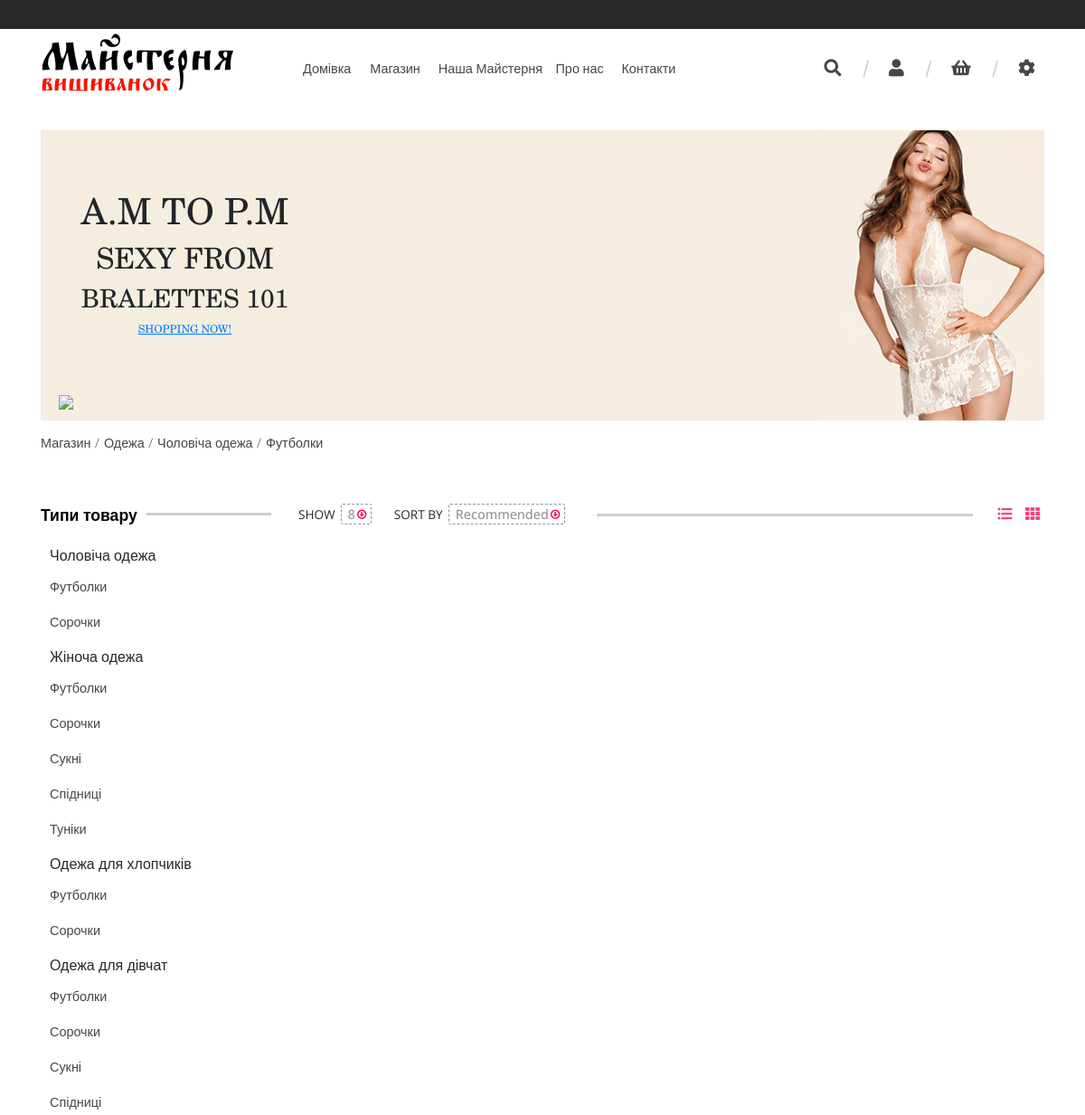
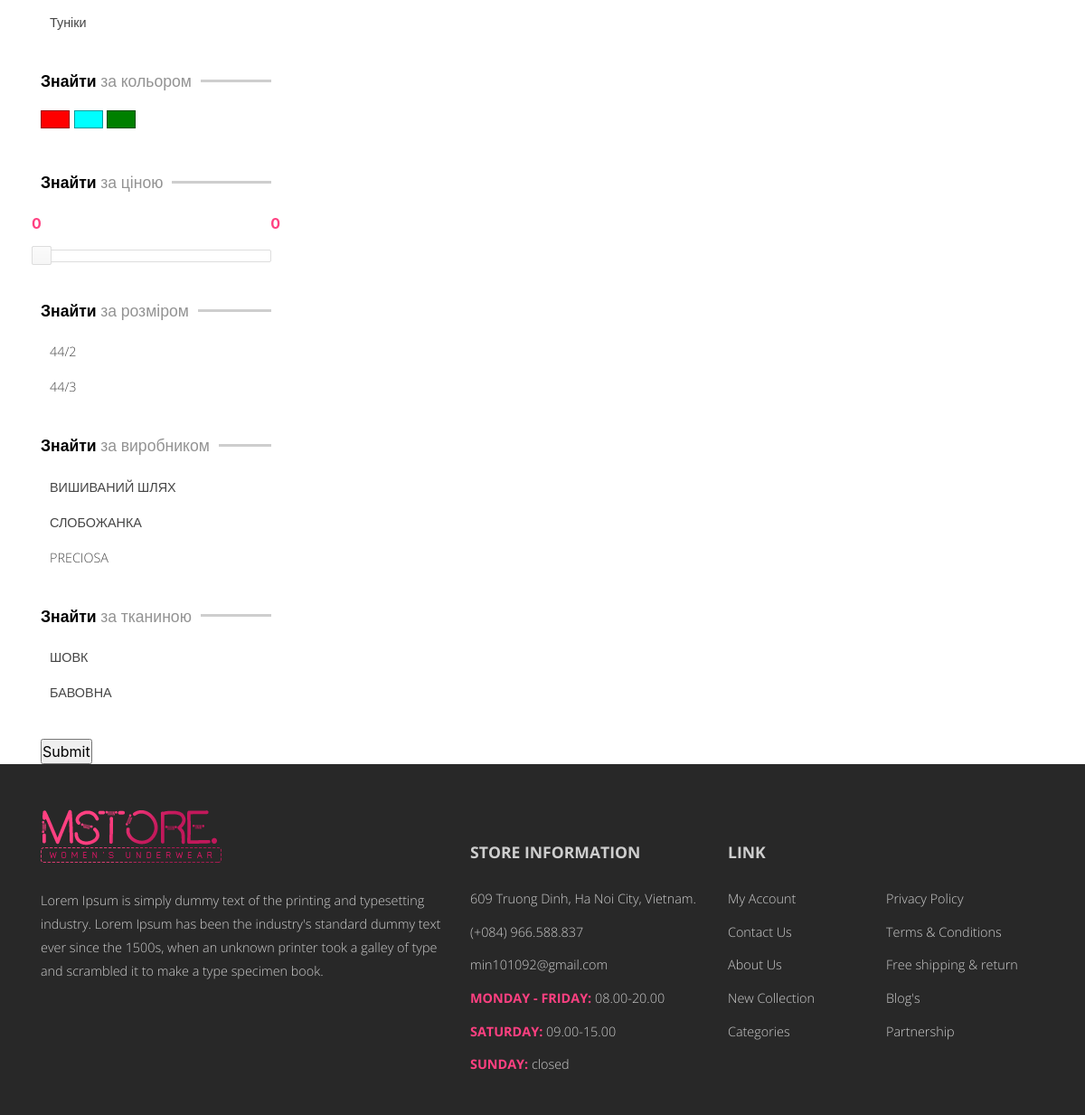
/shop/clothes/men_clothes/men_t_shirt, run on the app's committed database (2 pictures, top to bottom).
### product/models.py (models this page shows, shortened)
class Department(models.Model):
    name = models.CharField(default=None, max_length=100, verbose_name="назва відділу")
    code_name = models.CharField(default=None, max_length=100, verbose_name="програмна назва")
    notes = models.TextField(default=None, blank=True, max_length=2000, verbose_name="примітки")
    slug = models.SlugField(default=None, blank=True, null=True, max_length=30, verbose_name="URL в адресній стрічці броузера")
    class Meta:
        verbose_name = "відділ магазину"
        verbose_name_plural = "відділи магазину"
    def get_sections(self):
        return self.section_set.all()
    def get_absolute_url(self):
        return reverse('landing:department', kwargs={"department_slug": self.slug})

class Section(models.Model):
    name = models.CharField(default=None, max_length=100, verbose_name="назва")
    code_name = models.CharField(default=None, max_length=100, verbose_name="програмна назва")
    notes = models.TextField(default=None, blank=True, max_length=2000, verbose_name="примітки")
    department = models.ForeignKey(Department, on_delete=models.DO_NOTHING, default=None, verbose_name="відділ магазину")
    slug = models.SlugField(default=None, blank=True, null=True, max_length=30, verbose_name="URL в адресній стрічці броузера")
    image = models.ImageField(default=None, blank=True, null=True, verbose_name="зображення секції", upload_to=get_section_upload_path)
    class Meta:
        verbose_name = "секція відділу магазину"
        verbose_name_plural = "секції відділів магазину"
    def get_absolute_url(self):
        return reverse(
            'landing:section',
            kwargs={
                "department_slug": self.department.slug,
                "section_slug": self.slug
            }
        )
    def get_item_types(self):
        return self.itemtype_set.all()

class ItemType(models.Model):
    name = models.CharField(default=None, max_length=100, verbose_name="назва типу товару")
    name_plural = models.CharField(default=None, max_length=100, verbose_name="назва типу товару у множині")
    code_name = models.CharField(default=None, max_length=100, verbose_name="програмна назва")
    notes = models.TextField(default=None, blank=True, max_length=2000, verbose_name="примітки")
    section = models.ForeignKey(Section, on_delete=models.DO_NOTHING, default=None, verbose_name="секція магазину")
    slug = models.SlugField(default=None, blank=True, null=True, max_length=30, verbose_name="URL в адресній стрічці броузера")
    image = models.ImageField(default=None, blank=True, null=True, verbose_name="зображення секції", upload_to=get_item_upload_path)
    icon = models.ImageField(default=None, blank=True, null=True, verbose_name="іконка секції", upload_to=get_item_upload_path)
    class Meta:
        verbose_name = "тип товару"
        verbose_name_plural = "типи товарів"
    def get_absolute_url(self):
        return reverse(
            'landing:item_type',
            kwargs={
                "department_slug": self.section.department.slug,
                "section_slug": self.section.slug,
                "item_type_slug": self.slug
            }
        )
    def get_items(self):
        return self.item_set.all().order_by('created')
    def get_sidebar(self):
        department_obj = self.section.department
        related_sections = department_obj.get_sections()
        sections_and_item_types = {}
        for section in related_sections:
            for item_type in section.get_item_types():
                if section in sections_and_item_types:
                    sections_and_item_types[section].append(item_type)
                else:
                    sections_and_item_types[section] = [item_type]
        return sections_and_item_types

### properties/models.py (models this page shows, shortened)
class Size(models.Model):
    name = models.CharField(verbose_name="розмір", max_length=20)
    slug = models.SlugField(default=None, blank=True, null=True, max_length=30, verbose_name="URL в адресній стрічці броузера")
    class Meta:
        verbose_name = "розмір"
        verbose_name_plural = "розміри"
    def __str__(self):
        return self.name

class Brand(models.Model):
    name = models.CharField(verbose_name="виробник", max_length=30)
    description = models.TextField(verbose_name="опис", max_length=30000)
    slug = models.SlugField(default=None, blank=True, null=True, max_length=30, verbose_name="URL в адресній стрічці броузера")
    class Meta:
        verbose_name = "виробник"
        verbose_name_plural = "виробники"
    def __str__(self):
        return self.name.upper()

class Fabric(models.Model):
    name = models.CharField(verbose_name="назва", max_length=30)
    description = models.TextField(verbose_name="опис", max_length=30000)
    slug = models.SlugField(default=None, blank=True, null=True, max_length=30, verbose_name="URL в адресній стрічці броузера")
    class Meta:
        verbose_name = "тканина"
        verbose_name_plural = "тканини"
    def __str__(self):
        return self.name.upper()

### landing/views.py (the view)
# urls.py: path('shop/<slug:department_slug>/<slug:section_slug>/<slug:item_type_slug>', ViewByItemType.as_view(), name='item_type'),
class ViewByItemType(View):
    template_name = 'landing/catalogue_and_sidebar/item_type.html'
    def get_context_data(self, request, department_slug, section_slug, item_type_slug, *args, **kwargs):
        department_obj = get_object_or_404(Department, slug=department_slug)
        section_obj = get_object_or_404(Section, slug=section_slug)
        item_type_obj = get_object_or_404(ItemType, slug=item_type_slug)
        sidebar = item_type_obj.get_sidebar()
        items_list = item_type_obj.get_items()
        product_filter = ProductFilter(request.GET, queryset=items_list)
        form = product_filter.form
        min_price = items_list.aggregate(Min('price'))
        max_price = items_list.aggregate(Max('price'))
        try:
            min_price = int(min_price['price__min'])
            max_price = int(max_price['price__max'])
        except TypeError:
            min_price, max_price = 0, 0
        if 'price_min' in request.GET:
            current_min_price = request.GET.get('price_min')
        else:
            current_min_price = min_price
        if 'price_max' in request.GET:
            current_max_price = request.GET.get('price_max')
        else:
            current_max_price = max_price
        context = locals()
        return context
    def get(self, request, *args, **kwargs):
        context = self.get_context_data(request, *args, **kwargs)
        return render(request, self.template_name, context=context)

### orders/context_processors.py (called while the page is built, shortened)
def get_basket(request):
    print('Getting basket...')
    session_key = request.session.session_key
    if not session_key:
        request.session.cycle_key()
    print('Session key is {}'.format(session_key))
    print('Trying to find basket with this session key...')
    if Basket.objects.filter(session_key=session_key, is_closed=False).exists():
        basket = Basket.objects.get(session_key=session_key, is_closed=False)
        print('Found basket, which is {}'.format(basket))
    else:
        print('Basket does not exist.')
        return {'get_basket': ''}

### templates/landing/catalogue_and_sidebar/item_type.html (shortened to what this page needs)
{% extends 'landing/catalogue_and_sidebar/catalogue_and_sidebar_skelet.html' %}
{% block catalogue_content %}
    <div class="header-wrapper">
        <div class="header">
            <div class="option show">
                <div class="name">SHOW</div>
                <div class="controlgroup show">
                </div>
            </div>
            <div class="option sort-by">
                <div class="name">SORT BY</div>
                <div class="controlgroup show">
                </div>
            </div>
        </div>
        <div class="line"></div>
        <div class="view-icons">
            <div class="icon">
                <a class="list-view" href="#"><i class="fas fa-list-ul"></i></a>
            </div>
            <div class="icon">
                <a class="grid-view" href="#"><i class="fas fa-th"></i></a>
            </div>
        </div>
    </div>
{% endblock %}

### templates/landing/catalogue_and_sidebar/catalogue_and_sidebar_skelet.html (shortened to what this page needs)
{% extends 'base.html' %}
{% block content %}
    {% load static %}
    {% include 'landing/shop__top_banner.html' %}
    <div class="row breadcrumbs">
        <div class="wrapper col-md-12">
            <div class="inner">
                {% block breadcrumbs %}
                    <a href="{% url 'landing:shop' %}">Магазин</a>
                    <a href="{{ department_obj.get_absolute_url }}">{{ department_obj.name }}</a>
                    <a href="{{ section_obj.get_absolute_url }}">{{ section_obj.name }}</a>
                    <a href="{{ item_type_obj.get_absolute_url }}">{{ item_type_obj.name_plural }}</a>
                {% endblock %}
            </div>
        </div>
    </div>
    <div class="row shop-catalogue">
        <div class="col-4 col-sm-3 sidebar">
            {% block sidebar %}
                <div class="attribute categories">
                    <div class="header-wrapper">
                        <div class="header">Типи товару</div>
                        <div class="line"></div>
                    </div>
                    {% for sec, it_types in sidebar.items %}
                        <a href="{{ sec.get_absolute_url }}" class="category-header">{{ sec.name | capfirst }}</a>
                        <ul>
                            {% for it_type in it_types %}
                                <li><a href="{{ it_type.get_absolute_url }}">{{ it_type.name_plural | capfirst }}</a></li>
                            {% endfor %}
                        </ul>
                    {% endfor %}
                </div>
                <form class="filters" action="">
                    <div class="attribute color">
                        <div class="header-wrapper">
                            <div class="header"><span class="bold">Знайти </span><span class="thin">за кольором</span></div>
                            <div class="line"></div>
                        </div>
                        <div class="color red">
                            <a href="#" class="color-inner"></a>
                        </div>
                        <div class="color blue">
                            <a href="#" class="color-inner"></a>
                        </div>
                        <div class="color green">
                            <a href="#" class="color-inner"></a>
                        </div>
                    </div>
                    <div class="attribute price-range">
                        <div class="header-wrapper">
                            <div class="header"><span class="bold">Знайти </span><span class="thin">за ціною</span></div>
                            <div class="line"></div>
                        </div>
                        <div class="slider">
                            <p>
                                {{ form.price }}
                            </p>
                            <div id="slider-price-range"></div>
                        </div>
                    </div>
                    <div class="attribute size-range">
                        <div class="header-wrapper">
                            <div class="header"><span class="bold">Знайти </span><span class="thin">за розміром</span></div>
                            <div class="line"></div>
                        </div>
                        <div class="select-wrapper">
                            {{ form.available_sizes }}
                        </div>
                    </div>
                    <div class="attribute brands">
                        <div class="header-wrapper">
                            <div class="header"><span class="bold">Знайти </span><span class="thin">за виробником</span></div>
                            <div class="line"></div>
                        </div>
                        <div class="select-wrapper">
                            {{ form.brand }}
                        </div>
                    </div>
                    <div class="attribute fabric">
                        <div class="header-wrapper">
                            <div class="header"><span class="bold">Знайти </span><span class="thin">за тканиною</span></div>
                            <div class="line"></div>
                        </div>
                        <div class="select-wrapper">
                            {{ form.fabric }}
                        </div>
                    </div>
                    <input type="submit" />
                </form>
            {% endblock %}
        </div>
        <div class="col-8 col-sm-9 content">
            {% block catalogue_content %}
            {% endblock %}
        </div>
    </div>
{% endblock %}

### data on the page
Department: name "Одежа"
Section: name "Чоловіча одежа"
ItemType: name_plural "Футболки"
ItemType: name_plural "Сорочки"
Section: name "Жіноча одежа"
ItemType: name_plural "Футболки"
ItemType: name_plural "Сорочки"
ItemType: name_plural "Сукні"
ItemType: name_plural "Спідниці"
ItemType: name_plural "Туніки"
Section: name "Одежа для хлопчиків"
ItemType: name_plural "Футболки"
ItemType: name_plural "Сорочки"
Section: name "Одежа для дівчат"
ItemType: name_plural "Футболки"
ItemType: name_plural "Сорочки"
ItemType: name_plural "Сукні"
ItemType: name_plural "Спідниці"
ItemType: name_plural "Туніки"
Size: available_sizes "44/2 44/3"
Brand: brand "ВИШИВАНИЙ ШЛЯХ СЛОБОЖАНКА PRECIOSA"
Fabric: fabric "ШОВК БАВОВНА"
